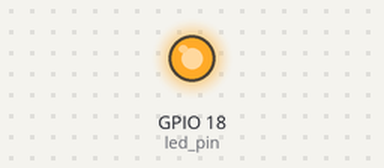
A program run on a simulated Raspberry Pi (BCM pin numbers). Parts: output pins drawn as LEDs (lit = HIGH). At 1.0 s the program stops and its outputs stay as they are.

Above: at 0.1 s.
At 1.1 s:
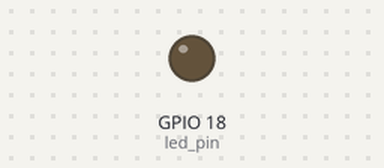
Timing chart, 0 to 2.5 s (numbered marks = the images above):
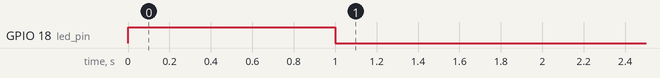

Measured:
- by itself, GPIO 18 (led_pin): LOW → HIGH at 0.00 s, → LOW 1.0 s later

The program:

led_test.py
```python
import RPi.GPIO as GPIO
import time

led_pin = 18
# GPIO 핀을 어떤 방법으로 엑세스할 것인지 모드를 설정
GPIO.setmode(GPIO.BCM)
# GPIO 핀이 입력 용인지 출력 용인지 설정
GPIO.setup(led_pin, GPIO.OUT)

# GPIO 핀에 출력하는 작업
GPIO.output(led_pin, GPIO.HIGH)  # 24번으로 출력 led on
time.sleep(1)  # 단위 : second
GPIO.output(led_pin, GPIO.LOW)  # 24번으로 출력 led off
# GPIO 핀 초기화
GPIO.cleanup()
```
